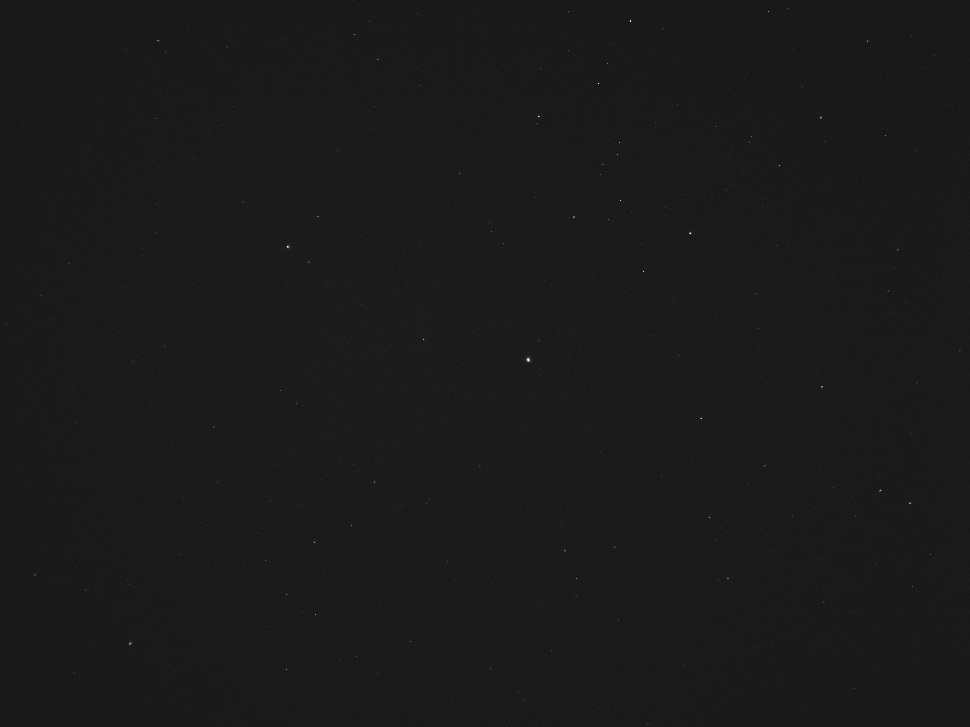
#> input picture RPi Zero Software/pckdev/star_vectors/database_img.tiff, 970 x 727 px, shrunk from 2028 x 1520 before the run
$ python database_generator.py
#> lines starting #> are read from the running program, lines starting #| are printed output that depends on the picture; after the words box and inside, x2 and y2 are one past the last pixel; in counts of white or black regions, pixels touching at a corner belong together
#> further down, vectors_img is the input picture: shape (727, 970) uint16; min 4176, max 65520, mean 6843.4
import cv2
import numpy as np
import math

def generate_vectors(central_star, surrounding_stars, number_of_vectors):

  #Compute vectors center star - other stars
  vectors_to_center = central_star - surrounding_stars[:number_of_vectors]

  return vectors_to_center

def imagePreprocessing(image):
  #Get mean pixel value from the image
  mean = np.mean(image)
#> mean = 6843.4
  std = np.std(image)
#> std = 556.6

  _, thresholded = cv2.threshold(image, 1*mean+6*std, 255, cv2.THRESH_BINARY)
#> thresholded: shape (727, 970) uint16; 0.06% white in thin lines or dots

  thresholded = thresholded.astype(np.uint8)
#> thresholded: shape (727, 970); 0.06% white in thin lines or dots

  cv2.imwrite('thresholded.jpg', thresholded)
  return thresholded


def findStars(thresholded_image, original_image, number_of_brightest_stars):
    # Find contours (potential stars) on the binary image
#> called with number_of_brightest_stars = 15
    contours, _ = cv2.findContours(thresholded_image, cv2.RETR_EXTERNAL, cv2.CHAIN_APPROX_SIMPLE)
#> contours = 279 contours, 278 with area under 20; largest, box (x1, y1, x2, y2) and area: (525, 356, 532, 363) 24

    star_data = []

    for cnt in contours:

        # Find the center of the circle enclosing the star
        (cx, cy), radius = cv2.minEnclosingCircle(cnt)

        # Calculate Flux (Total Brightness)
        # 1. Get the bounding box of the contour to create a tiny Region of Interest (ROI)
        x, y, w, h = cv2.boundingRect(cnt)
        roi_original = original_image[y:y+h, x:x+w]

        # 2. Create a local mask for just this bounding box
        roi_mask = np.zeros((h, w), dtype=np.uint8)
        cv2.drawContours(roi_mask, [cnt], -1, 255, thickness=-1, offset=(-x, -y))

        # 3. Sum the pixel values from the original image where the mask is applied
        flux = roi_original[roi_mask == 255].sum()

        star_data.append({
            'center': [cx, cy],
            'flux': flux
        })
#> this loop made 279 passes
#> (cx, cy, radius, x, y, w, h, roi_original) on passes 2 to 4: (509, 720, 0.0001, 509, 720, 1, 1, [10688]), (592, 711, 0.0001, 592, 711, 1, 1, [10352]), (189, 709, 0.0001, 189, 709, 1, 1, [11664])
#> after the loop, star_data = 279 items

    print("Number of stars found: ", len(star_data))
#| Number of stars found:  279

    # Sort stars by their total flux in descending order (brightest first)
    star_data = sorted(star_data, key=lambda s: s['flux'], reverse=True)

    # Extract the sorted centers
    contour_centers = [s['center'] for s in star_data]
#> contour_centers = 279 pairs, first value 5 to 959.5, second value 0 to 723
    star_centers = np.array(contour_centers, dtype=np.float32)
#> star_centers has the same summary as contour_centers

    # Select only the top N brightest stars
    brightest_stars = star_centers[:number_of_brightest_stars]
#> brightest_stars = 15 rows, first 8: [528, 359.3], [287.8, 246.4], [130, 643], [690, 233], [879.8, 490.2], [538.2, 116], [910, 502.5], [630, 20.5]

    # Draw on the thresholded image as before
    markStars(brightest_stars, thresholded_image, 'brightest_stars.jpg')

    return star_centers, brightest_stars


def getStarsInRadius(center_star, stars, radius):
  #Filters stars based on a set radius (distance from center star)

  distances = np.linalg.norm(stars - center_star, axis=1)
  #Creates mask to filter stars outside the radius and the central star
  mask = (distances > 1) & (distances <= radius)
  return stars[mask]


def markStars(stars, image, img_name):
#> called with stars = array of shape (15, 2), img_name = 'brightest_stars.jpg'
  circle_radius = 15

  # Select only the top X largest contours (stars)
  output = image.copy()
  for index, star in enumerate(stars):

      center_x, center_y = int(star[0]), int(star[1])

      # Draw the circle around the star on the output image
      cv2.circle(output, (center_x, center_y), circle_radius, (0, 255, 0), 2)

      # Add the index number next to the star
      cv2.putText(output, str(index), (center_x + 13, center_y - 13), cv2.FONT_HERSHEY_SIMPLEX, 2, (255, 255, 255), 3)
#> this loop made 15 passes
#> (star, center_x, center_y) on passes 1, 2, 5, 6, 7, 8, 9, 10, 11, 12, 15: ([528, 359.3], 528, 359), ([287.8, 246.4], 287, 246), ([879.8, 490.2], 879, 490), ([538.2, 116], 538, 116), ([910, 502.5], 910, 502), ([630, 20.5], 630, 20), ([821.5, 386.5], 821, 386), ([820.5, 117], 820, 117), ([573.5, 216.5], 573, 216), ([700.5, 417.5], 700, 417), ([308.5, 261.5], 308, 261)
#> (center_x, center_y) on passes 3, 4, 13, 14: (130, 643), (690, 233), (158, 40), (709, 517)
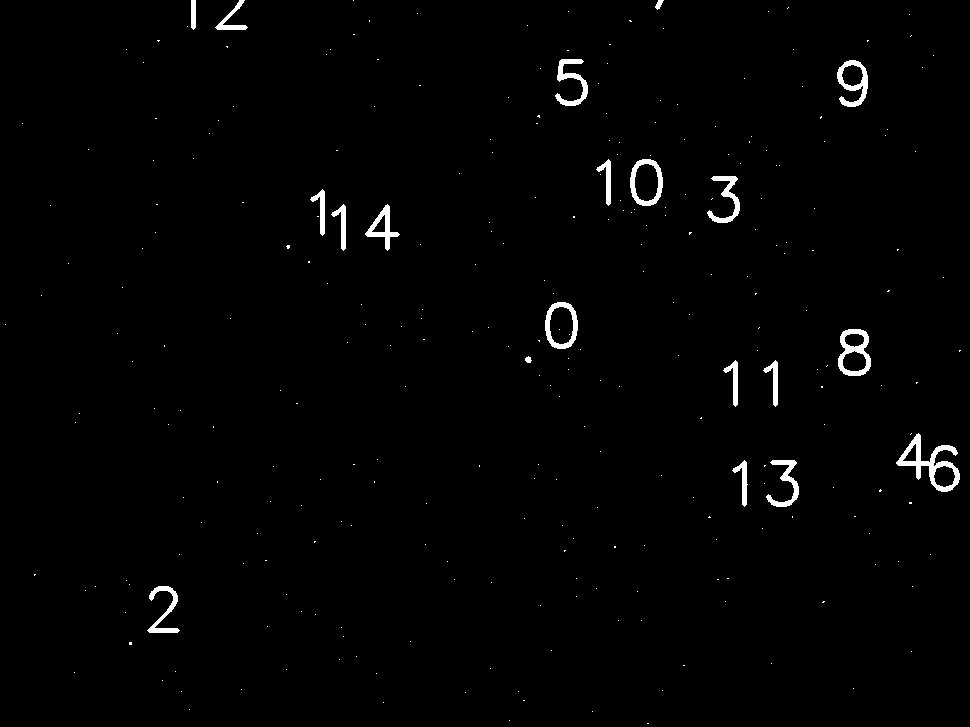
#> output: shape (727, 970); 1.2% white; 290 white regions (270 under 20 px), largest, box (x1, y1, x2, y2) and area: (896, 433, 960, 492) 1096, (838, 329, 871, 376) 702, (837, 60, 868, 107) 613

  cv2.imwrite(img_name, output)
  return output


######################################################


vectors_img = cv2.imread("./database_img.tiff", cv2.IMREAD_GRAYSCALE | cv2.IMREAD_ANYDEPTH)
preprocessed_image = imagePreprocessing(vectors_img)
stars, brightest_stars = findStars(preprocessed_image, vectors_img, 15)
#> stars has the same summary as contour_centers in findStars

polaris = brightest_stars[0]
#> polaris = [528, 359.3]
radius_stars = getStarsInRadius(polaris, stars, 250)
#> in getStarsInRadius, `distances = np.linalg.norm(stars - center_star, axis=1)`: distances = 279 values, max 558.5 at index 258, min 0 at index 0, mean 294.5
#> radius_stars = 100 pairs, first value 280 to 758.5, second value 116 to 605

print("Stars around Polaris: ",len(radius_stars))
#| Stars around Polaris:  100
markStars(radius_stars[:40], preprocessed_image, "polaris_vector.jpg")
#> call 2 of markStars, with stars = array of shape (40, 2), img_name = 'polaris_vector.jpg'
#> the loop in markStars (call 2), `for index, star in enumerate(stars): ` made 40 passes
#> (star, center_x, center_y) on passes 2, 3, 4, 6, 7, 8, 9, 12, 13, 14, 15, 19: ([538.2, 116], 538, 116), ([573.5, 216.5], 573, 216), ([700.5, 417.5], 700, 417), ([308.5, 261.5], 308, 261), ([564.5, 550.5], 564, 550), ([423.5, 339], 423, 339), ([614.5, 546.5], 614, 546), ([374, 481.5], 374, 481), ([755.5, 293.5], 755, 293), ([602.5, 164], 602, 164), ([538.5, 340.5], 538, 340), ([296.5, 403], 296, 403)
#> (center_x, center_y) on passes 1, 5, 10, 11, 16, 17: (690, 233), (709, 517), (643, 271), (620, 200), (619, 142), (576, 578)
#> after the loop in markStars (call 2), `for index, star in enumerate(stars):`:
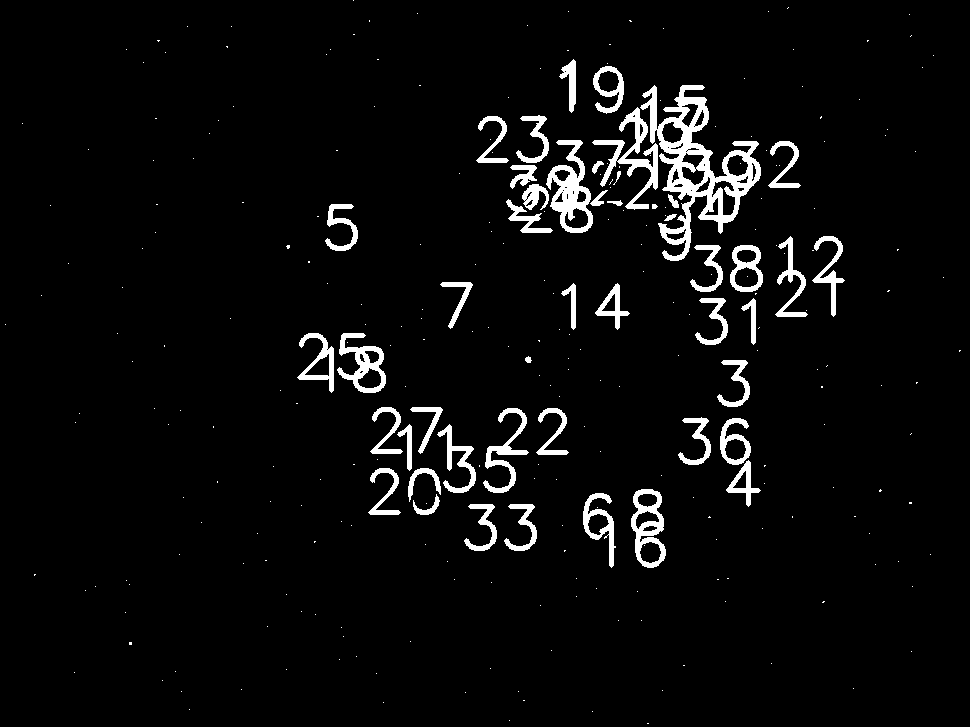
#> output: shape (727, 970); 4.4% white; 300 white regions (252 under 20 px), largest, box (x1, y1, x2, y2) and area: (640, 85, 761, 261) 6060, (546, 140, 593, 233) 1862, (592, 107, 658, 210) 1742
markStars(brightest_stars[:15], preprocessed_image, "allstars_vector.jpg")


#Manualy selected stars from the input image
yildun = brightest_stars[1]
ov_cephei = brightest_stars[8]
ursae_minoris_2 = brightest_stars[3]

#Adds individual stars into a single array
ncp_stars = np.stack([yildun, ov_cephei, ursae_minoris_2])

np.save('polaris_vectors.npy', generate_vectors(polaris, radius_stars, 25))
np.save('ncp_vectors.npy', generate_vectors(polaris, ncp_stars, 4))
